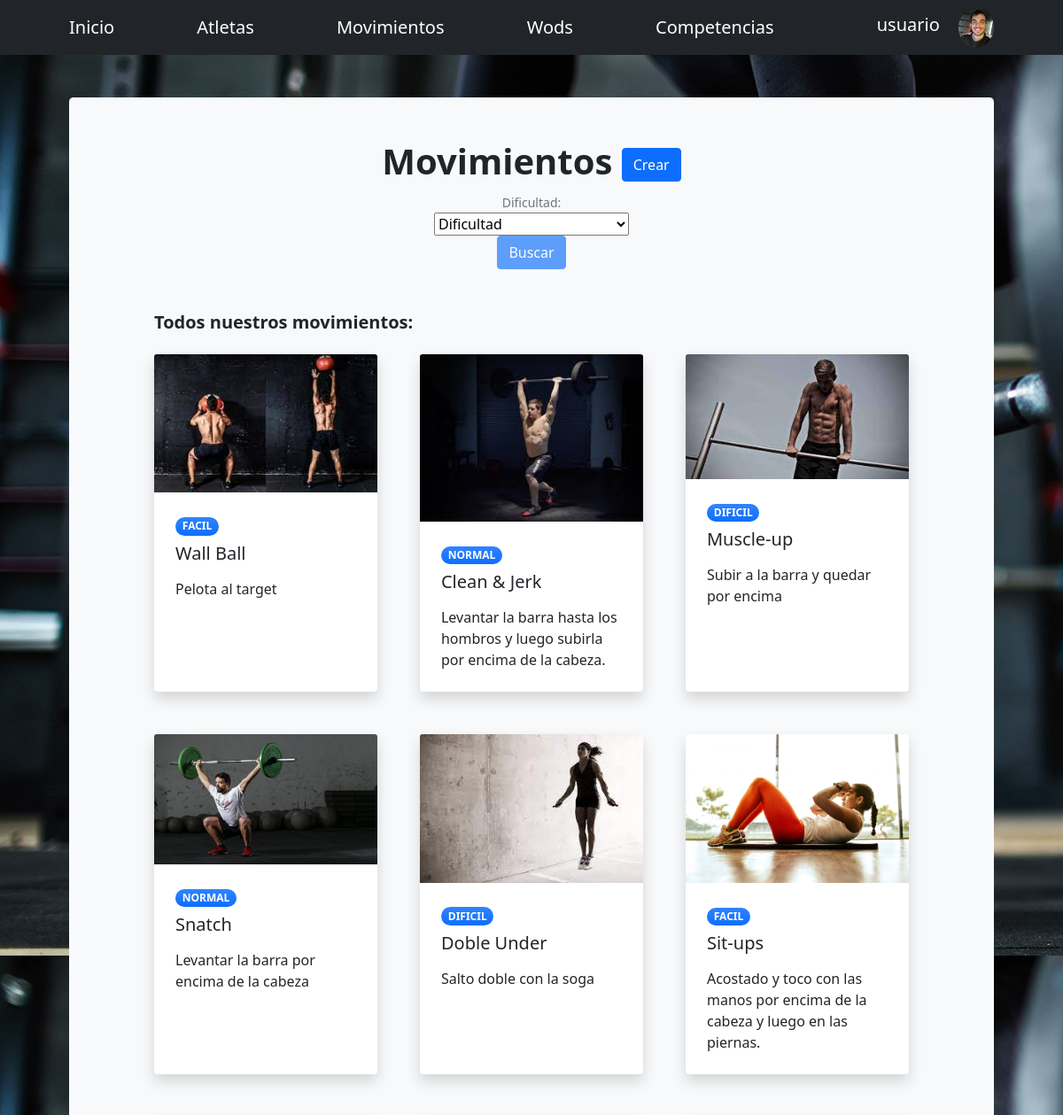
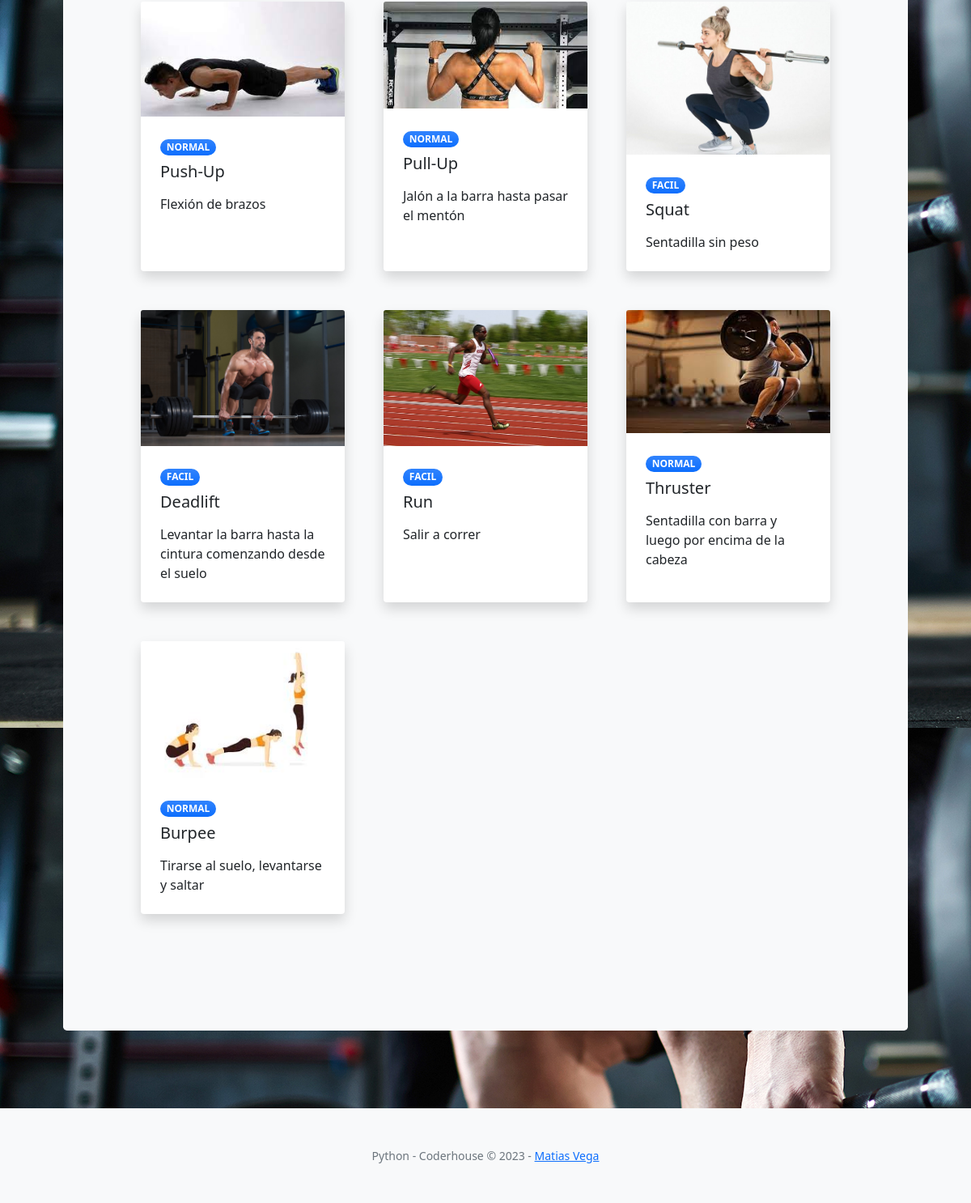
/AppCoder/listaMovimientos/ (signed in), run on the app's committed database (2 pictures, top to bottom).
### AppCoder/models.py (models this page shows, shortened)
class AvatarImagen(models.Model):
    usuario = models.ForeignKey(User, on_delete = models.CASCADE)
    imagen = models.ImageField(upload_to="avatares", null=True, blank=True)

class Movimiento(models.Model):
    nombre= models.CharField(max_length=30)
    descripcion= models.CharField(max_length=1000)
    explicacion= models.CharField(max_length=200)
    imagen = models.ImageField(upload_to="movimientos", null=True, blank=True)
    dificultad = models.CharField(
        max_length=10,
        choices= VARIABLES,
        default='normal',
    )

### AppCoder/views.py (the view)
# urls.py: path("listaMovimientos/", verMovimientos, name = "Ver Movimientos"), # Todos los Movimientos
def verMovimientos(request):
    listaMovimientos = Movimiento.objects.all()
    return render(request, "AppCoder/Movimiento/listaMovimientos.html", {"listaMovimientos": listaMovimientos})

### AppCoder/templates/AppCoder/Movimiento/listaMovimientos.html (shortened to what this page needs)
{% extends "AppCoder/padre.html" %}
{% block titulo %}
Movimientos
{% if request.user.is_staff %}
<a class="btn btn-primary btn-xl"  href="{% url 'Crear Movimientos' %}">Crear</a>
{% endif %}
{% endblock %}
{% block botonera %}
<div class="container px-5 col-lg-4" >
<form action="/AppCoder/filtrarMovimiento/" id="formulario" method="GET">
    <label class="form-text">Dificultad: </label>
    <select name="dificultad" id="dificultad">
        <option value="">Dificultad</option>
    </select>
     <br>
    <button class="btn btn-primary btn-xl" type="submit" id="enviar" disabled>Buscar</button>
</form>
</div>
{% endblock %}
{% block formulario %}
<section class="py-5">
    <div class="container px-5">
        <h2 class="fw-bolder fs-5 mb-4">Todos nuestros movimientos:</h2>
        <div class="row gx-5">
            {% for x in listaMovimientos %}
            <div class="col-lg-4 mb-5">
                <div class="card h-100 shadow border-0">
                    {% if x.imagen %}
                    <img class="card-img-top" src="/media/{{x.imagen}}" alt="..." />
                    {% else %}
                    <img class="card-img-top" src="/media/avatarSinAvatar.jpg" alt="..." />
                    {% endif %}
                    <div class="card-body p-4">
                        <div class="badge bg-primary bg-gradient rounded-pill mb-2">{{x.dificultad.upper}}</div>
                        <a class="text-decoration-none link-dark stretched-link" href="{% url 'Filtrar Movimiento' x.nombre %}"><div class="h5 card-title mb-3">{{x.nombre}}</div></a>
                        <p class="card-text mb-0">{{x.descripcion}}</p>
                    </div>
                </div>
            </div>
            {% endfor %}
        </div>
    </div>
</section>
{% endblock %}

### AppCoder/templates/AppCoder/padre.html (shortened to what this page needs)
<!DOCTYPE html>
<html lang="en">
    <head> {% load static %}
        <link href="https://cdn.jsdelivr.net/npm/bootstrap-icons@1.5.0/font/bootstrap-icons.css" rel="stylesheet" />
        <link href="https://cdnjs.cloudflare.com/ajax/libs/SimpleLightbox/2.1.0/simpleLightbox.min.css" rel="stylesheet" />
        <link href="{% static 'AppCoder/css/styles.css' %}" rel="stylesheet" />
    </head>
    <body id="page-top" style="background-image: url('/media/fondo/bg-masthead.jpg')">
        <nav class="navbar navbar-expand-lg navbar-dark bg-dark">
            <div class="container px-4 px-lg-5">
                <a class="navbar-brand" href="{% url 'Ver Scores' %}">Inicio</a>
                <a class="navbar-brand" href="{% url 'Ver Atletas' %}">Atletas</a>
                <a class="navbar-brand" href="{% url 'Ver Movimientos' %}">Movimientos</a>
                <a class="navbar-brand" href="{% url 'Ver Wods' %}">Wods</a>
                <a class="navbar-brand" href="{% url 'Ver Competencias' %}">Competencias</a>
                {% if request.user.is_authenticated %}
                <li class="nav-item dropdown">
                            {% with  request.user.avatarimagen_set.last as first_image %}
                            <a class="navbar-brand">  {{ request.user }}  </a>
                            {% if first_image %}
                                <img class="rounded-circle" width ="40px" href="#" role="button" data-bs-toggle="dropdown" aria-expanded="false" id="navbarDropdownPortfolio" src="{{first_image.imagen.url}}" href="{% url 'Cambiar Avatar' %}" alt="Datos de mi cuenta">
                            {% else %}
                                <img class="rounded-circle" width ="40px" href="#" role="button" data-bs-toggle="dropdown" aria-expanded="false" id="navbarDropdownPortfolio" src="/media/avatarSinAvatar.jpg" href="{% url 'Cambiar Avatar' %}" alt="Datos de mi cuenta">
                            {% endif %}
                                {% endwith %}
                        </li>
            </div>
                {% else %}
                <a class="btn btn-outline-primary btn-xl" href="{% url 'Log In' %}">Iniciar Sesión</a>
                <a class="btn btn-primary btn-xl" href="{% url 'Sign Up' %}">Registrarse</a>
                {% endif %}
        </nav>
        <section class="py-5" >
            <div class="container px-5" >
                <div class="bg-light rounded-3 py-5 px-4 px-md-5 mb-5">
                    <div class="text-center">
                        <h1 class="fw-bolder">
                            {% block titulo %}
                            {%endblock%}
                        </h1>
                            {% block botonera %}
                            {%endblock%}
                </div>
                    <div>
                        {% block formulario %}
                        {%endblock%}
                    </div>
                </div>
        </section>
        <footer class="bg-light py-5">
            <div class="container px-4 px-lg-5"><div class="small text-center text-muted">Python - Coderhouse &copy; 2023 - <a href="{% url 'About' %}">Matias Vega</a></div></div>
        </footer>
    </body>
</html>

### data on the page
AvatarImagen: imagen (picture)
Movimiento: imagen (picture), dificultad "FACIL", nombre "Wall Ball", descripcion "Pelota al target"
Movimiento: imagen (picture), dificultad "NORMAL", nombre "Clean & Jerk", descripcion "Levantar la barra hasta los hombros y luego subirla por encima de la cabeza."
Movimiento: imagen (picture), dificultad "DIFICIL", nombre "Muscle-up", descripcion "Subir a la barra y quedar por encima"
Movimiento: imagen (picture), dificultad "NORMAL", nombre "Snatch", descripcion "Levantar la barra por encima de la cabeza"
Movimiento: imagen (picture), dificultad "DIFICIL", nombre "Doble Under", descripcion "Salto doble con la soga"
Movimiento: imagen (picture), dificultad "FACIL", nombre "Sit-ups", descripcion "Acostado y toco con las manos por encima de la cabeza y luego en las piernas."
Movimiento: imagen (picture), dificultad "NORMAL", nombre "Push-Up", descripcion "Flexión de brazos"
Movimiento: imagen (picture), dificultad "NORMAL", nombre "Pull-Up", descripcion "Jalón a la barra hasta pasar el mentón"
Movimiento: imagen (picture), dificultad "FACIL", nombre "Squat", descripcion "Sentadilla sin peso"
Movimiento: imagen (picture), dificultad "FACIL", nombre "Deadlift", descripcion "Levantar la barra hasta la cintura comenzando desde el suelo"
Movimiento: imagen (picture), dificultad "FACIL", nombre "Run", descripcion "Salir a correr"
Movimiento: imagen (picture), dificultad "NORMAL", nombre "Thruster", descripcion "Sentadilla con barra y luego por encima de la cabeza"
Movimiento: imagen (picture), dificultad "NORMAL", nombre "Burpee", descripcion "Tirarse al suelo, levantarse y saltar"

### other printed values
{{ request.user }} "usuario"
